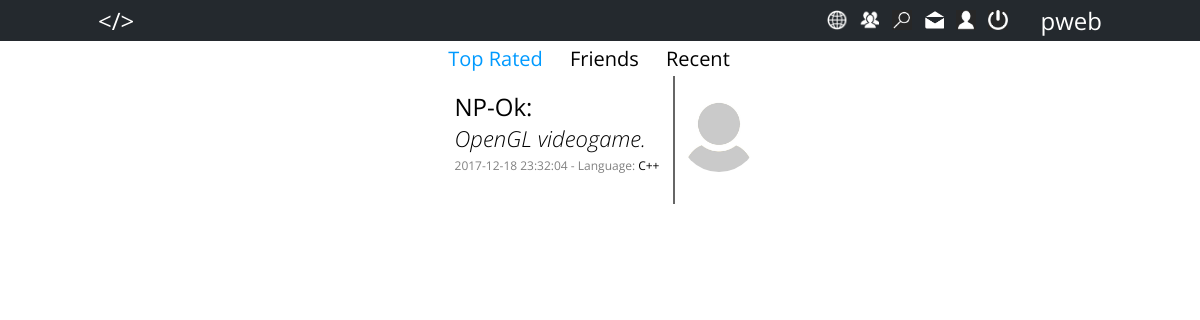
The page /php/page.php (signed in) on the database as committed earlier.
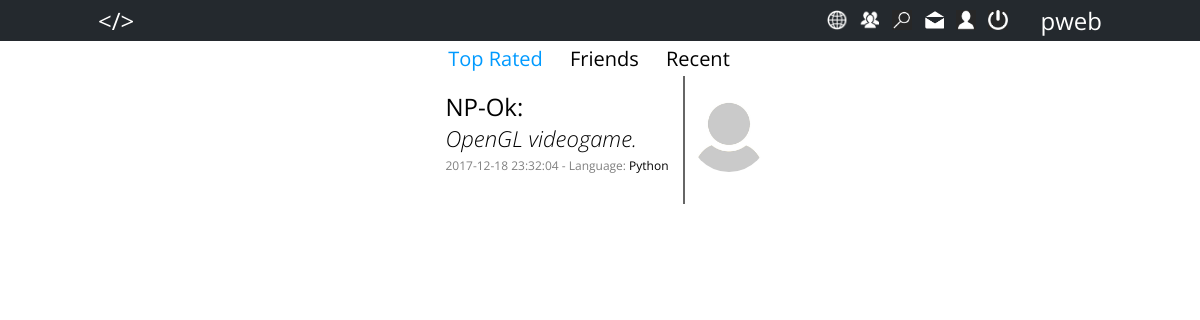
The same page on the database as committed later.
### tables this page shows
CREATE TABLE `richiesta` (
  `ID` int(11) NOT NULL AUTO_INCREMENT,
  `Istante` timestamp NOT NULL DEFAULT CURRENT_TIMESTAMP,
  `Titolo` varchar(130) NOT NULL,
  `Descrizione` text NOT NULL,
  `Linguaggio` varchar(100) NOT NULL,
  `Visibilita` tinyint(1) NOT NULL,
  `Autore` int(11) NOT NULL,
  PRIMARY KEY (`ID`),
  KEY `richiesta_ibfk_1` (`Autore`),
  CONSTRAINT `richiesta_ibfk_1` FOREIGN KEY (`Autore`) REFERENCES `utente` (`ID`) ON DELETE NO ACTION
);

### php/utils/managerDB.php (called while the page is built, shortened)
<?php
require UTILS_DIR.'configurationDB.php';
$dbmanager = new DBManager();
class DBManager {
		private $connection = null;
    	function openConnection(){
    		if (!$this->isOpened()){
    			global $host;
    			global $username;
    			global $password;
    			global $dbName;
    			$this->connection = new mysqli($host, $username, $password);
				$this->connection->select_db($dbName) or
					die ('Non posso usare il database selezionato: ' . mysqli_error());
			}
    	}
    	function isOpened(){
       		return ($this->connection != null);
    	}
		function performQuery($queryText) {
			return $this->connection->query($queryText);
		}
		function sqlInjectionFilter($parameter){
			return $this->connection->real_escape_string($parameter);
		}
		function closeConnection(){
			$this->connection = null;
		}
	}
?>

### php/utils/configurationDB.php (called while the page is built)
<?php
	$host = 'localhost';
	$username = 'root';
	$password = '';
	$dbName = 'codeportal';
?>

### php/utils/informationUtil.php (called while the page is built, shortened)
<?php
require UTILS_DIR.'managerDB.php';
function topRatedRequests() {
	global $dbmanager;
	$query = 'SELECT DT.* '.
			 'FROM ( '.
				  'SELECT R.*, '.
				  		'U.ID AS UserID, '.
						'U.Username AS UsernameAutore, '.
						'U.Image, '.
						'U.Amministratore, '.
						'count(DISTINCT RA.ID) AS NumResponses '.
				  'FROM (richiesta R INNER JOIN utente U ON U.ID=R.Autore) '.
				  		'LEFT OUTER JOIN risposta RA ON RA.Richiesta=R.ID '.
				  'WHERE R.Visibilita=1 '.
				  'GROUP BY R.ID, U.Username '.
				  'ORDER BY NumResponses DESC, R.Istante DESC '.
			 ') DT '.
			 'WHERE DT.NumResponses>=( '.
			 	'SELECT avg(DT2.NumResponses) '.
			 	'FROM ( '.
					  'SELECT count(DISTINCT RA.ID) AS NumResponses '.
					  'FROM (richiesta R INNER JOIN utente U ON U.ID=R.Autore) '.
					  		'LEFT OUTER JOIN risposta RA ON RA.Richiesta=R.ID '.
					  'WHERE R.Visibilita=1 '.
					  'GROUP BY R.ID, U.Username '.
					  'ORDER BY NumResponses DESC, R.Istante DESC '.
				 ') DT2 '.
			 ')';
	$rows = $dbmanager->performQuery($query);
	return $rows;
}
function id2Pic($id) {
	global $dbmanager;
	$id = $dbmanager->sqlInjectionFilter($id);
	$query = 'SELECT U.Image '.
			 'FROM utente U '.
			 'WHERE U.ID='.$id;
	$result = $dbmanager->performQuery($query);
	return $result;
}
?>

### php/layout/dataWrapper.php (the view, shortened to what this page needs)
<?php
include_once UTILS_DIR.'profilePicUtil.php';
function wrapRequests($data) {
	while ($row = $data->fetch_assoc()) {
		$img = getPic($row['UserID']);
		echo "<div id='".$row["ID"]."' class='post_container'>".
			 "<div class='post'>".
			 "<span class='author ".($row['Amministratore']?"admin":"")."'>".$row["UsernameAutore"].":</span><br>".
			 "<span class='description'>".$row["Titolo"]."</span><br>".
			 "<div style='text-align: right;''>".
			 "<span class='details'>".$row["Istante"]." - Language: </span>".
			 "<span class='details' style='color: black;''>".$row["Linguaggio"]."</span>".
			 "</div>".
			 "</div><div class='post_picture'>".
			 	$img.
			 "</div></div>".
			 "<div class='clear'></div>\n".
			 "<script>\n".
			 	"var x_container = document.getElementById('".$row['ID']."');\n".
			 	"x_container.addEventListener('click',function(){\n".
			 		"window.location = './view.php?id=".$row["ID"]."';\n".
			 	"});\n".
			 "</script>";
	}
}
?>

### php/page.php (shortened to what this page needs)
<!DOCTYPE html>
<html lang="en">
<head>
	<link rel="stylesheet" href="./../style/page.css" type="text/css">
	<link rel="stylesheet" href="./../style/menu.css" type="text/css">
</head>
<body>
	<?php include LAYOUT_DIR.'menu.php'; ?>
	<div class="navigation">
		<a id="toprated" href="./page.php?info=toprated" target="_self">Top Rated</a>
		<a id="friends" href="./page.php?info=friends" target="_self">Friends</a>
		<a id="recent" href="./page.php?info=recent" target="_self">Recent</a>
	</div>
	<section>
		<?php
			require UTILS_DIR.'informationUtil.php';
			require LAYOUT_DIR.'dataWrapper.php';
		?>
		<div class="container">
		<?php
			if ($_GET['info']=='toprated') {
				$result = topRatedRequests();
			} elseif ($_GET['info']=='friends') {
				$result = friendsRequests();
			} else {
				$result = recentRequests();
			}
			wrapRequests($result);
		?>
		</div>
	</section>
</body>
</html>

### php/layout/menu.php (shortened to what this page needs)
<header>
	<nav>
		<div class="left">
			<span class="rx_space default_cursor">&lt;/></span>
		</div>
		<div class="right">
			<a href="./page.php" class="icon global"></a>
			<a href="./friends.php" class="icon friends"></a>
			<a href="./search.php" class="icon search"></a>
			<a href="./mail.php" class="icon mail"></a>
			<a href="./profile.php?id=<?php echo $_SESSION['userID']; ?>" class="icon profile"></a>
			<a href="./utils/logoutUtil.php" class="icon signout"></a>
			<span class="sx_space default_cursor"><?php echo $_SESSION['username']; ?></span>
		</div>
</header>

### php/utils/profilePicUtil.php (shortened to what this page needs)
<?php
	function getPic($id) {
		$default_pic = '<img src="./../images/user-default.jpeg" alt="Profile Pic">';
		$type = id2Pic($id);
		$type = $type->fetch_assoc();
		if ($type['Image'] == null) {
			return $default_pic;
		}
		return '<img src="./../uploads/'.hash('sha256', $id).'" alt="Profile Pic" type="'.$type['Image'].'">';
	}
?>

### style/page.css (style rules this page uses)
html { margin: 0; padding: 0; }
body { margin: 0; padding: 0; font-family: 'Open Sans', sans-serif; }
a { text-decoration: none; }
section { overflow: hidden; width: 100%; display: block; text-align: center; }
.navigation { padding: 4px 0; text-align: center; overflow: hidden; font-size: 20px; }
.navigation a { margin-right: 22px; color: black; text-decoration: none; cursor: pointer; }
.selected { color: #009aff !important; cursor: default !important; }
.container { display: inline-block; margin: 0 auto; }
.post_container { float: right; cursor: pointer; overflow: hidden; }
.post_picture { display: inline-block; position: relative; top: 16px; margin-left: 4px; }
.post_picture img { width: 80px; height: 80px; border-radius: 40px; }
.post { display: inline-block; padding: 14px; margin-bottom: 4px; min-height: 100px; border-right: 2px solid #666666; text-align: left; float: left; }
.author { font-style: bold; font-weight: 400; font-size: 24px; }
.description { font-style: italic; font-size: 22px; font-weight: 300; }
.details { font-size: 12px; color: gray; }

### style/menu.css (style rules this page uses)
header * { cursor: default; }
header { display: block; text-align: center; font-size: 24px; color: white; background-color: #24292e; width: 100%; margin: 0; padding-top: 4px; padding-bottom: 4px; cursor: default; }
nav { position: relative; margin: 0 auto; background-color: inherit; max-width: 1012px; overflow: hidden; }
nav a { height: 30px; width: 30px; color: inherit; cursor: pointer; }
.icon { display: inline-block; height: 20px; width: 20px; background-color: transparent; background-size: cover; background-repeat: no-repeat; margin-right: 6px; cursor: pointer; }
.left { display: inline-block; margin: 0; width: 33%; text-align: left; padding-left: 4px; float: left; }
.right { display: inline-block; margin: 0; text-align: right; padding-right: 4px; float: right; }
.mail { background-image: url('./../images/mail_icon.png'); }
.friends { background-image: url('./../images/friends_icon.png'); }
.global { background-image: url('./../images/global_icon.png'); }
.signout { background-image: url('./../images/signout_icon.png'); }
.profile { background-image: url('./../images/profile_icon.png'); }
.search { background-image: url('./../images/search_icon.png'); }
.rx_space { margin-right: 20px; }
.sx_space { margin-left: 20px; }
.default_cursor { cursor: default; }

Rows that differ between the two databases and show on the page:
changed richiesta "OpenGL videogame.": Linguaggio "C++" → "Python"
